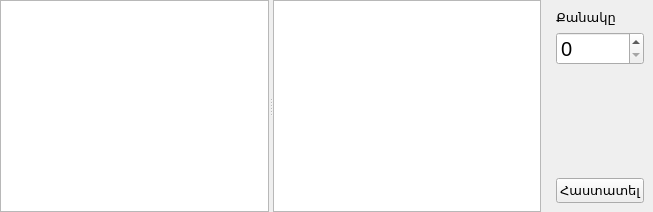
<?xml version="1.0" encoding="UTF-8"?>
<ui version="4.0">
 <class>StoreExplorerUI</class>
 <widget class="QWidget" name="StoreExplorerUI">
  <property name="geometry">
   <rect>
    <x>0</x>
    <y>0</y>
    <width>653</width>
    <height>212</height>
   </rect>
  </property>
  <property name="sizePolicy">
   <sizepolicy hsizetype="Expanding" vsizetype="Expanding">
    <horstretch>0</horstretch>
    <verstretch>0</verstretch>
   </sizepolicy>
  </property>
  <property name="windowTitle">
   <string>Form</string>
  </property>
  <layout class="QHBoxLayout" name="horizontalLayout">
   <property name="margin">
    <number>0</number>
   </property>
   <item>
    <widget class="QSplitter" name="splitter">
     <property name="orientation">
      <enum>Qt::Horizontal</enum>
     </property>
     <widget class="QListWidget" name="wdgStoreList"/>
     <widget class="QWidget" name="layoutWidget">
      <layout class="QVBoxLayout" name="vlayItems">
       <item>
        <widget class="QTableView" name="viewContentTable">
         <property name="selectionBehavior">
          <enum>QAbstractItemView::SelectRows</enum>
         </property>
        </widget>
       </item>
      </layout>
     </widget>
    </widget>
   </item>
   <item>
    <widget class="QWidget" name="wdgCount" native="true">
     <layout class="QVBoxLayout" name="verticalLayout">
      <item>
       <widget class="QLabel" name="lblCount">
        <property name="font">
         <font>
          <pointsize>10</pointsize>
         </font>
        </property>
        <property name="text">
         <string>Քանակը</string>
        </property>
        <property name="buddy">
         <cstring>sbxCount</cstring>
        </property>
       </widget>
      </item>
      <item>
       <widget class="QSpinBox" name="sbxCount">
        <property name="font">
         <font>
          <pointsize>15</pointsize>
         </font>
        </property>
        <property name="wrapping">
         <bool>false</bool>
        </property>
        <property name="buttonSymbols">
         <enum>QAbstractSpinBox::UpDownArrows</enum>
        </property>
        <property name="maximum">
         <number>10000</number>
        </property>
        <property name="singleStep">
         <number>10</number>
        </property>
       </widget>
      </item>
      <item>
       <spacer name="verticalSpacer">
        <property name="orientation">
         <enum>Qt::Vertical</enum>
        </property>
        <property name="sizeHint" stdset="0">
         <size>
          <width>20</width>
          <height>40</height>
         </size>
        </property>
       </spacer>
      </item>
      <item>
       <widget class="QPushButton" name="btnAdd">
        <property name="enabled">
         <bool>true</bool>
        </property>
        <property name="font">
         <font>
          <pointsize>10</pointsize>
         </font>
        </property>
        <property name="text">
         <string>Հաստատել</string>
        </property>
        <property name="icon">
         <iconset resource="farmmanager.qrc">
          <normaloff>:/FarmManager/Resources/plus.png</normaloff>:/FarmManager/Resources/plus.png</iconset>
        </property>
        <property name="iconSize">
         <size>
          <width>16</width>
          <height>16</height>
         </size>
        </property>
        <property name="autoDefault">
         <bool>true</bool>
        </property>
        <property name="default">
         <bool>false</bool>
        </property>
       </widget>
      </item>
     </layout>
    </widget>
   </item>
  </layout>
 </widget>
 <resources>
  <include location="farmmanager.qrc"/>
 </resources>
 <connections/>
</ui>
